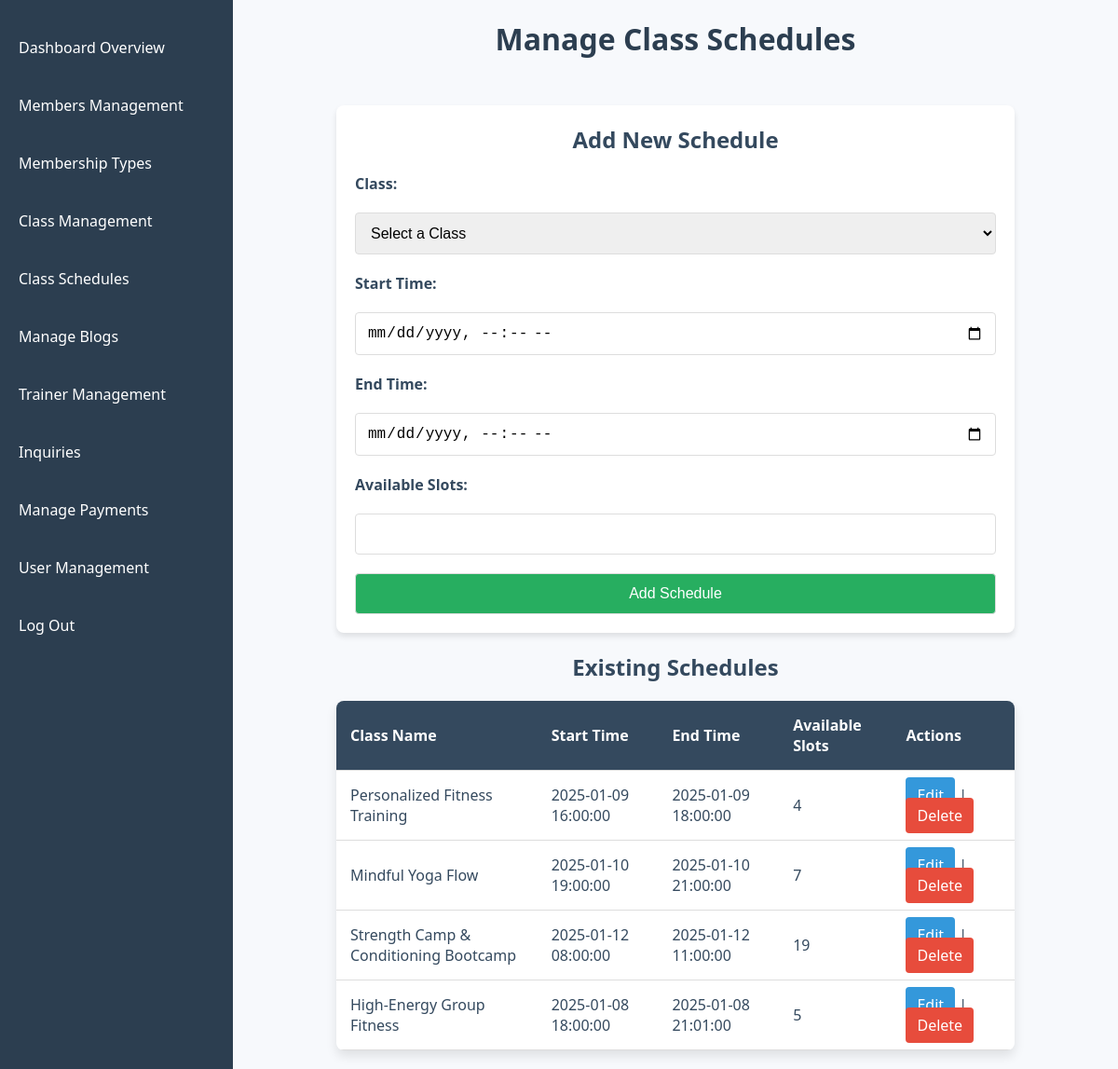
The app's page /Admin/class_schedule.php (signed in) with its own data.
### tables this page shows
CREATE TABLE IF NOT EXISTS `classschedules` (
  `schedule_id` int(11) NOT NULL AUTO_INCREMENT,
  `class_id` int(11) NOT NULL,
  `start_time` datetime NOT NULL,
  `end_time` datetime NOT NULL,
  `max_slots` int(11) DEFAULT NULL,
  `used_slots` int(11) NOT NULL,
  PRIMARY KEY (`schedule_id`),
  KEY `class_id` (`class_id`)
);

CREATE TABLE IF NOT EXISTS `fitnessclasses` (
  `class_id` int(11) NOT NULL AUTO_INCREMENT,
  `class_name` varchar(100) NOT NULL,
  `description` text,
  `trainer_id` int(11) DEFAULT NULL,
  `class_image` varchar(255) NOT NULL,
  PRIMARY KEY (`class_id`),
  KEY `trainer_id` (`trainer_id`)
);

### Admin/class_schedule.php (the view, shortened to what this page needs)
<?php
require 'db.php';
$schedule_to_edit = null;
$query = "SELECT cs.*, fc.class_name FROM ClassSchedules cs JOIN FitnessClasses fc ON cs.class_id = fc.class_id";
$result = $conn->query($query);
?>
<!DOCTYPE html>
<html lang="en">
<head>
</head>
<body>
    <?php include('sidebar.php'); ?>
    <div class="container">
        <h1>Manage Class Schedules</h1>
        <div class="add-schedule">
            <h2><?= $schedule_to_edit ? "Edit Schedule" : "Add New Schedule" ?></h2>
            <form action="" method="POST">
                <label for="class_id">Class:</label>
                <select name="class_id" id="class_id" required>
                    <option value="">Select a Class</option>
                </select>
                <label for="start_time">Start Time:</label>
                <input type="datetime-local" name="start_time" id="start_time"
                    value="<?= $schedule_to_edit['start_time'] ?>" required>
                <label for="end_time">End Time:</label>
                <input type="datetime-local" name="end_time" id="end_time" value="<?= $schedule_to_edit['end_time'] ?>"
                    required>
                <label for="available_slots">Available Slots:</label>
                <input type="number" name="max_slots" id="max_slots" value="<?= $schedule_to_edit['max_slots'] ?>"
                    required>
                <button type="submit"><?= $schedule_to_edit ? "Update Schedule" : "Add Schedule" ?></button>
            </form>
        </div>
        <div class="schedule-list">
            <h2>Existing Schedules</h2>
            <table>
                <thead>
                    <tr>
                        <th>Class Name</th>
                        <th>Start Time</th>
                        <th>End Time</th>
                        <th>Available Slots</th>
                        <th>Actions</th>
                    </tr>
                </thead>
                <tbody>
                    <?php while ($row = $result->fetch_assoc()) {
                        $available_slots = $row['max_slots'] - $row['used_slots'];
                        ?>
                        <tr>
                            <td><?= htmlspecialchars($row['class_name']) ?></td>
                            <td><?= htmlspecialchars($row['start_time']) ?></td>
                            <td><?= htmlspecialchars($row['end_time']) ?></td>
                            <td><?= htmlspecialchars($available_slots) ?></td>
                            <td>
                                <a href="?edit=<?= htmlspecialchars($row['schedule_id']) ?>">Edit</a> |
                                <a href="?delete=<?= htmlspecialchars($row['schedule_id']) ?>"
                                    onclick="return confirm('Are you sure you want to delete this schedule?')">Delete</a>
                            </td>
                        </tr>
                    <?php } ?>
                </tbody>
            </table>
        </div>
    </div>
</body>
</html>

### Admin/class_schedule.php (style rules this page uses)
* { margin: 0; padding: 0; box-sizing: border-box; }
body { font-family: 'Segoe UI', Tahoma, Geneva, Verdana, sans-serif; background-color: #f7f9fc; display: flex; }
.container { margin-left: 250px; padding: 20px; width: calc(100% - 250px); display: flex; flex-direction: column; gap: 20px; }
.add-schedule { margin: 0 auto; background-color: #ffffff; box-shadow: 0 4px 6px rgba(0, 0, 0, 0.1); border-radius: 8px; padding: 20px; width: 80%; }
.schedule-list { margin: 0 auto; width: 80%; }
h1 { text-align: center; color: #2c3e50; margin-bottom: 30px; }
.add-schedule h2 { text-align: center; color: #34495e; margin-bottom: 20px; }
.add-schedule form { display: flex; flex-direction: column; gap: 20px; }
.add-schedule label { font-weight: bold; color: #34495e; }
.add-schedule input, .add-schedule select, .add-schedule button { padding: 12px; font-size: 16px; border: 1px solid #ddd; border-radius: 4px; width: 100%; }
.add-schedule button { background-color: #27ae60; color: white; cursor: pointer; transition: background-color 0.3s ease; }
.schedule-list h2 { text-align: center; color: #34495e; margin-bottom: 20px; }
table { width: 100%; border-collapse: collapse; background-color: #ffffff; box-shadow: 0 6px 12px rgba(0, 0, 0, 0.1); border-radius: 8px; overflow: hidden; }
table thead { background-color: #34495e; color: white; }
table th, table td { padding: 15px; text-align: left; border-bottom: 1px solid #ddd; }
table th { font-weight: bold; }
table td { color: #34495e; }
table a { text-decoration: none; padding: 8px 12px; border-radius: 4px; transition: background-color 0.3s ease; }
table a[href*="edit"] { background-color: #3498db; color: white; }
table a[href*="delete"] { background-color: #e74c3c; color: white; }

### records on screen
classschedules: class.class_name "Personalized Fitness Training", start_time "2025-01-09 16:00:00", end_time "2025-01-09 18:00:00", max_slots "4"
classschedules: class.class_name "Mindful Yoga Flow", start_time "2025-01-10 19:00:00", end_time "2025-01-10 21:00:00", available_slots "7"
classschedules: class.class_name "Strength Camp & Conditioning Bootcamp", start_time "2025-01-12 08:00:00", end_time "2025-01-12 11:00:00", available_slots "19"
classschedules: class.class_name "High-Energy Group Fitness", start_time "2025-01-08 18:00:00", end_time "2025-01-08 21:01:00", available_slots "5"

### other values on screen
$label "Dashboard Overview"
$label "Members Management"
$label "Membership Types"
$label "Class Management"
$label "Class Schedules"
$label "Manage Blogs"
$label "Trainer Management"
$label "Inquiries"
$label "Manage Payments"
$label "User Management"
$label "Log Out"
